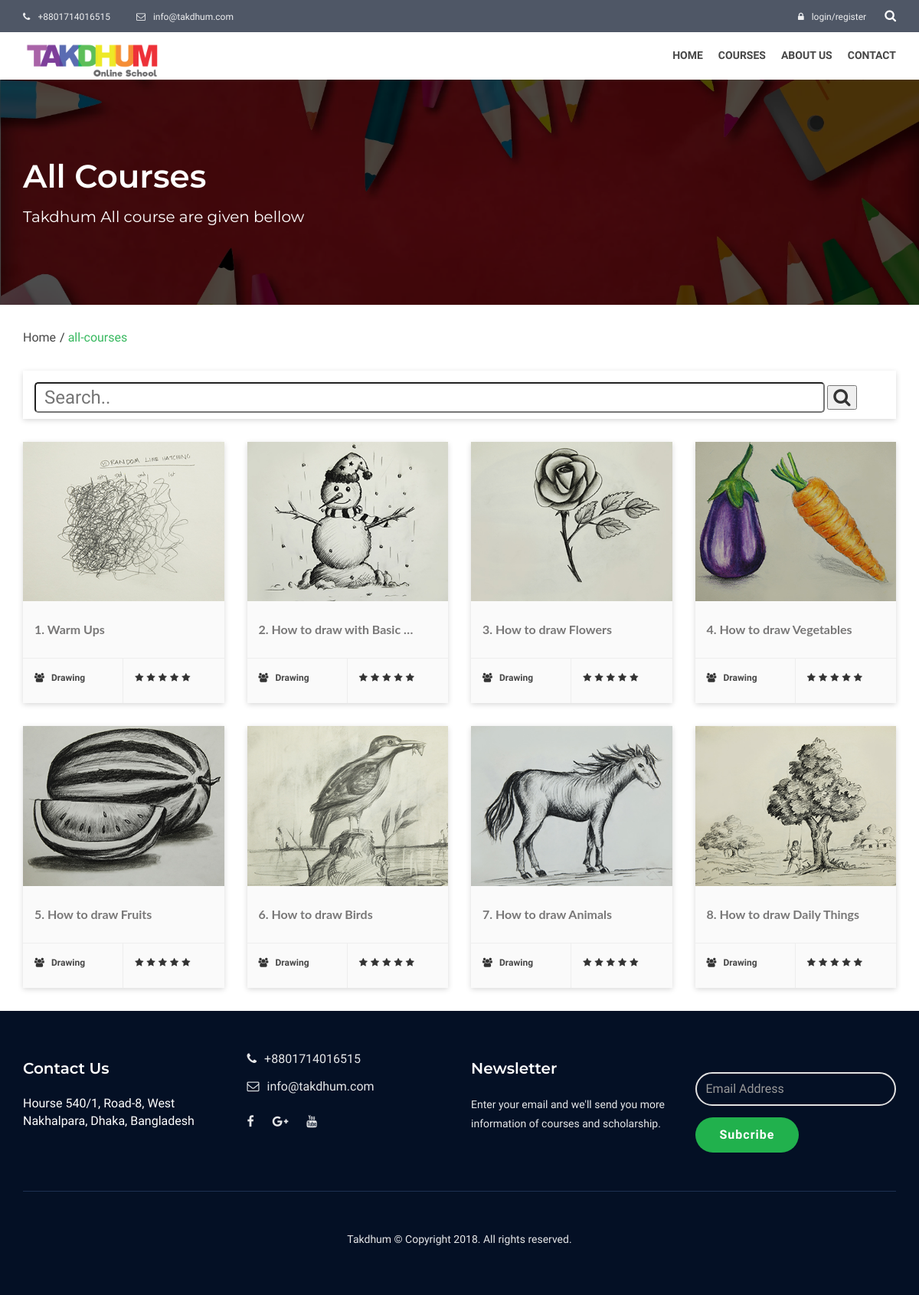
/all-courses, run on the app's committed database.
### web/models.py (models this page shows, shortened)
class Basic_info(models.Model):
    name = models.CharField(max_length=100)
    slogan = models.CharField(max_length=200)
    logo = models.ImageField(upload_to='About us')
    phone_1 = models.CharField(max_length=15)
    phone_2 = models.CharField(max_length=15, null=True, blank=True)
    email = models.EmailField()
    office_address = models.TextField()
    promo_video = models.URLField(blank=True, null=True)
    google_map_link = models.URLField(null=True, blank=True)
    facebook_link = models.URLField(null=True, blank=True)
    google_plus_link = models.URLField(null=True, blank=True)
    youtube_link = models.URLField(null=True, blank=True)

class Course(models.Model):
    course_title = models.CharField(max_length=150)
    course_url = models.CharField(max_length=150)
    thumbnail_image = models.ImageField(upload_to='Courses')
    course_category = models.ForeignKey(CourseCategory, on_delete=models.CASCADE)
    course_level = models.ForeignKey(CourseLevel, null=True, blank=True, on_delete=models.CASCADE)
    description = models.TextField(blank=True, null=True)

class CourseCategory(models.Model):
    category_name = models.CharField(max_length=50)
    category_url = models.CharField(max_length=50)
    thumbnail_image = models.ImageField(upload_to='Course_Category', blank=True, null=True)
    description = models.TextField(blank=True, null=True)

### web/views.py (the view)
# urls.py: path('all-courses', views.all_course, name='all_course'),
def all_course(request):
    basic_info = Basic_info.objects.first()
    categories = CourseCategory.objects.all()
    level = CourseLevel.objects.all()
    courses = Course.objects.all().order_by('course_title')
    context = {
        'categories': categories,
        'level': level,
        'courses': courses,
        'info': basic_info,
        'tag': 'All',
        'title': 'All courses',
    }
    return render(request, 'takdhum/all_course.html', context)

### web/templates/takdhum/all_course.html (shortened to what this page needs)
{% extends 'takdhum/html/base.html' %}
{% load staticfiles %}
{% block body %}
<section class="uv-subpage-heading image-bg" style="background-image: url({% static "takdhum/assets/images/takdhum-web-banner-01-01.png" %});">
    <div class="overlay">
        <div class="container">
            <div class="row">
                <div class="uv-subhead-content col-xs-12">
                    <h2>{{ tag|capfirst }} Courses </h2>
                    <span>Takdhum {{ tag }} course are given bellow</span>
                </div>
            </div>
        </div>
    </div>
</section>
<div class="uv-pagination">
    <div class="container">
        <ul>
            <li class="active"><a href="{% url 'index' %}">Home</a></li>
            <li><a href="#">{{ tag.lower }}-courses</a></li>
        </ul>
    </div>
</div>
<section class="uv-course-archive">
    <div class="container">
            {% include 'takdhum/course_search.html' %}
        <div class="row">
            <div class="uv-courses-2">
                <div class="">
                    {% for c in courses %}
                     <div class="col-md-3 col-sm-6">
                        <div class="uv-courese-single-thumb uv-shadow">
                            <div class="uv-post-img">
                                <img src="{{ c.thumbnail_image.url }} " alt="" class="img-responsive">
                            </div>
                            <div class="uv-course-thumb-inner">
                                <a href="{% url 'single_course' category=c.course_category.category_url course=c.course_url %}"><h4>{{ c.course_title|truncatewords:6 }}</h4></a>
                            </div>
                            <ul class="course-info-2">
                                <li class="course-info-2">
                                    <i class="fa fa-users"></i>
                                    <span><a href="{% url 'single_category' category=c.course_category.category_url %}">{{ c.course_category.category_name }}</a></span>
                                </li>
                                <li class="uv-course-rating">
                                    <i class="fa fa-star"></i>
                                    <i class="fa fa-star"></i>
                                    <i class="fa fa-star"></i>
                                    <i class="fa fa-star"></i>
                                    <i class="fa fa-star"></i>
                                </li>
                            </ul>
                        </div>
                     </div>
                    {% endfor %}
                </div>
            </div>
        </div>
    </div>
</section>
{% endblock body %}

### web/templates/takdhum/html/base.html (shortened to what this page needs)
<!DOCTYPE html>
{% load staticfiles %}
<html lang="zxx">
<head>
   {% include 'takdhum/html/head.html' %}
</head>
<body>
    {% include 'takdhum/html/header.html' %}
    {% block body %}
    {% endblock body %}
    {% include 'takdhum/html/footer.html' %}
</body>
</html>

### web/templates/takdhum/html/meta.html (shortened to what this page needs)
{% load staticfiles %}

### web/templates/takdhum/html/head.html (shortened to what this page needs)
{% load staticfiles %}
<link rel="stylesheet" href="{% static "takdhum/assets/icons/font-awesome-4.7.0/css/font-awesome.min.css" %}">
<link rel="stylesheet" href="{% static "takdhum/assets/font/flaticon.css" %}">
<link rel="stylesheet" href="{% static "takdhum/assets/plugins/css/bootstrap.min.css" %}">
<link rel="stylesheet" href="{% static "takdhum/assets/plugins/css/animate.css" %}">
<link rel="stylesheet" href="{% static "takdhum/assets/plugins/css/owl.css" %}">
<link rel="stylesheet" href="{% static "takdhum/assets/plugins/css/selectize.css" %}">
<link rel="stylesheet" href="{% static "takdhum/assets/plugins/css/selectize.bootstrap3.css" %}">
<link rel="stylesheet" href="{% static "takdhum/assets/plugins/css/jquery.fancybox.min.css" %}">
<link rel="stylesheet" href="{% static "takdhum/assets/plugins/css/bootstrap-dropdownhover.min.css" %}">
<link rel="stylesheet" href="{% static "takdhum/assets/plugins/css/meanmenu.css" %}">
<link rel="stylesheet" href="{% static "takdhum/assets/less/style.css" %}">
<link rel="stylesheet" href="{% static "takdhum/assets/less/responsive.css" %}">

### web/templates/takdhum/html/header.html (shortened to what this page needs)
{% load staticfiles %}
<header class="xt-header">
    <div class="xt-header-top">
        <div class="container">
            <div class="row">
                <div class="col-sm-6 uv-header-contact">
                    <a href="#"> <i class="fa fa-phone"></i>{{ info.phone_1 }}</a>
                    <a href="#"> <i class="fa fa-envelope-o"></i>{{ info.email }}</a>
                </div>
                <div class="col-sm-6 uv-header-user">
                    {% if not request.user.is_authenticated %}
                    <a href="{% url 'get_login' %}"><i class="fa fa-lock"></i>login/register</a>
                    {% else %}
                    <a href="#"><i class="fa fa-book"></i>Resume course</a>
                    {% endif %}
                    <div class="xt-header-search">
                        <div id="besocial-header-right" class="">
                            <i class="fa fa-search"></i>
                        </div>
                    </div>
                </div>
            </div>
        </div>
    </div>
    <div class="xt-main-nav">
        <nav class="navbar nav-scroll home-1">
            <div class="container">
                <div class="row">
                    <div class="col-sm-4">
                        <div class="uv-logo">
                            <a href="{% url 'index' %}">
                                <img src="{{ info.logo.url }}" alt="" class="img-responsive">
                            </a>
                        </div>
                    </div>
                    <div class="col-sm-8 pull-right">
                        <div class="collapse navbar-collapse" id="js-navbar-menu">
                            <ul class="nav navbar-nav ep-mobile-menu" id="navbar-nav">
                                <li><a href="{% url 'index' %}">Home</a></li>
                                <li class="dropdown xt-drop-nav">
                                    <a href="#" class="dropdown-toggle" data-toggle="dropdown" data-hover="dropdown" data-animations="fadeInDown fadeInDown fadeInDown">
                                        Courses
                                    </a>
                                </li>
                                <li><a href="{% url 'about_page' %}">About Us</a></li>
                                <li><a href="{% url 'contact_page' %}">Contact</a></li>
                            </ul>
                        </div>
                    </div>
                </div>
            </div>
        </nav>
    </div>
</header>

### web/templates/takdhum/course_search.html (shortened to what this page needs)
        <div class="uv-course-nav">
            <form action="#" method="post" class="uv-nav-form">
                <input type="text" placeholder=" Search.." name="search" style="width: 93%;font-size:24px;padding:5px;box-sizing:border-box;border-radius: 5px;">
                <button type="submit" style="font-size:24px;"><i class="fa fa-search"></i></button>
            </form>
        </div>

### web/templates/takdhum/html/footer.html (shortened to what this page needs)
{% load staticfiles %}
        <footer class="uv-footer footer-bg section-separator">
            <div class="container">
                <div class="row">
                    <div class="col-md-3 col-sm-6 wow fadeInUp" data-wow-delay="0.2s">
                        <div class="footer-item">
                            <h6>Contact Us</h6>
                            <address>{{ info.office_address }}</address>
                        </div>
                    </div>
                    <div class="col-md-3 col-sm-6 wow fadeInUp" data-wow-delay="0.4s">
                        <div class="footer-item uv-program">
                            <ul>
                                <li><a href="#"><i class="fa fa-phone"></i>{{ info.phone_1 }}</a></li>
                                <li><a href="#"><i class="fa fa-envelope-o"></i>{{ info.email }}</a></li>
                            </ul>
                            <ul class="social">
                                <li><a href="{{ info.facebook_link }}" target="_blank"><i class="fa fa-facebook"></i></a></li>
                                <li><a href="{{ info.google_plus_link }}" target="_blank"><i class="fa fa-google-plus"></i></a></li>
                                <li><a href="{{ info.youtube_link }}" target="_blank"><i class="fa fa-youtube"></i></a></li>
                            </ul>
                        </div>
                    </div>
                    <div class="col-md-3 col-sm-6 wow fadeInUp" data-wow-delay="0.6s">
                        <div class="footer-item">
                            <h6>Newsletter</h6>
                            <p>Enter your email and we'll send you more information of courses and scholarship.</p>
                        </div>
                    </div>
                    <div class="col-md-3 col-sm-6 wow fadeInUp" data-wow-delay="0.8s">
                        <div class="footer-item">
                            <form class="uv-form footer-form" method="post" action="{% url 'subcriber' %}">
                                <div class="form-group relative">
                                    <div class="relative">
                                        <input type="text" class="form-control" name="subcriber_email" id="id_subcriber_email" placeholder="Email Address" required>
                                    </div>
                                </div>
                                <div class="footer-subs-btn">
                                    <button type="submit" class="btn btn-base" value="subscribe">Subcribe</button>
                                </div>
                            </form>
                        </div>
                    </div>
                </div>
                <hr class="f-hr">
                <div class="row">
                    <div class="uv-copyright center wow fadeInUp" data-wow-delay="0.5s">
                        <p>Takdhum © Copyright 2018. All rights reserved.
                        </p>
                    </div>
                </div>
            </div>
        </footer>

### web/templates/takdhum/html/script.html (shortened to what this page needs)
{% load staticfiles %}

### static/takdhum/assets/less/responsive.css (style rules this page uses)
@media only screen and (max-width: 1200px) { .section-separator { padding: 50px 0; } }
@media only screen and (max-width: 1200px) { .navbar li { padding: 0 10px; } }

### data on the page
Basic_info: phone_1 "+8801714016515", email "info@takdhum.com", logo (picture), office_address "Hourse 540/1, Road-8, West Nakhalpara, Dhaka, Bangladesh"
Course: thumbnail_image (picture), course_title "1. Warm Ups", course_category.category_name "Drawing"
Course: thumbnail_image (picture), course_title "2. How to draw with Basic …", course_category.category_name "Drawing"
Course: thumbnail_image (picture), course_title "3. How to draw Flowers", course_category.category_name "Drawing"
Course: thumbnail_image (picture), course_title "4. How to draw Vegetables", course_category.category_name "Drawing"
Course: thumbnail_image (picture), course_title "5. How to draw Fruits", course_category.category_name "Drawing"
Course: thumbnail_image (picture), course_title "6. How to draw Birds", course_category.category_name "Drawing"
Course: thumbnail_image (picture), course_title "7. How to draw Animals", course_category.category_name "Drawing"
Course: thumbnail_image (picture), course_title "8. How to draw Daily Things", course_category.category_name "Drawing"

### other printed values
{{ tag|capfirst }} "All"
{{ tag }} "All"
{{ tag.lower }} "all"
